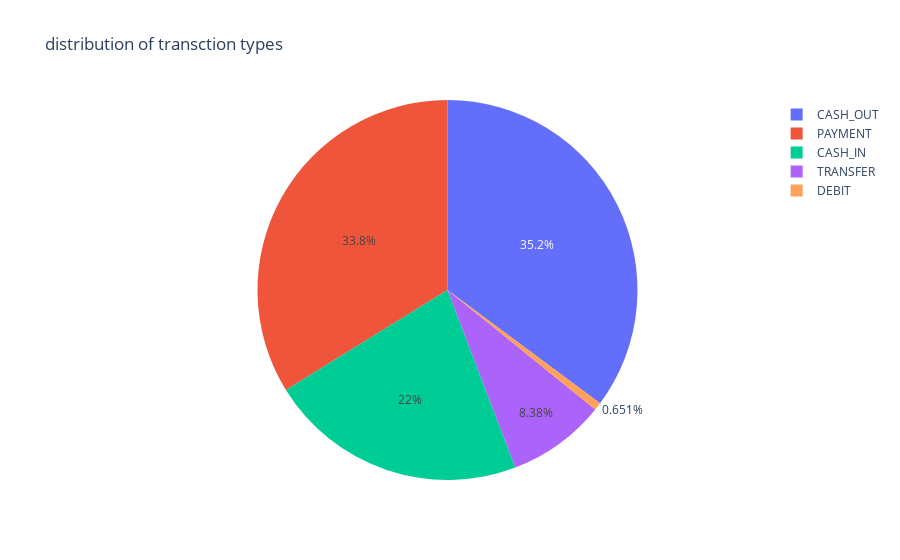

Source (notebook cell):
### Code cell
type=data["type"].value_counts()
trans=type.index 
quantity=type.values 

figure= px.pie(data,
               values=quantity,
               names=trans,
               title="distribution of transction types")
figure.show()

### Figure 1 — Plotly figure (JSON) as saved in the notebook; plotly's stock layout.template omitted (floating-point values rounded to 4 significant figures)
{"data": [{"domain": {"x": [0, 1], "y": [0, 1]}, "hovertemplate": "label=%{label}<br>value=%{value}<extra></extra>", "labels": ["CASH_OUT", "PAYMENT", "CASH_IN", "TRANSFER", "DEBIT"], "legendgroup": "", "name": "", "showlegend": true, "type": "pie", "values": [2237500, 2151495, 1399284, 532909, 41432]}], "layout": {"legend": {"tracegroupgap": 0}, "title": {"text": "distribution of transction types"}}}
